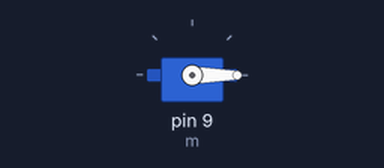
Simulated run of this sketch. Board: Arduino Uno, built with avr-gcc and run on an emulated ATmega328P. Parts: servo.

Above: at 0.05 s.
At 0.3 s:
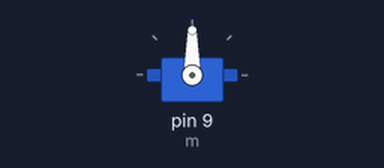
At 0.6 s:
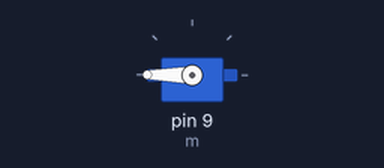
Timing chart, 0 to 3.0 s (numbered marks = the images above):
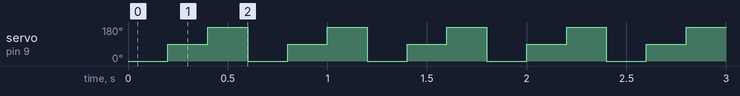

Measured:
- by itself, servo on pin 9 (m): repeats every 0.60 s: 180° 0.20 s, 0° 0.20 s, 90° 0.20 s

The sketch:

1105_servo.ino
```cpp
#include <Servo.h>
Servo m;
void setup() {
  m.attach(9);
}

void loop() {
  m.write(0);
  delay(200);
  m.write(90);
  delay(200);
  m.write(180);
  delay(200);

}
```
